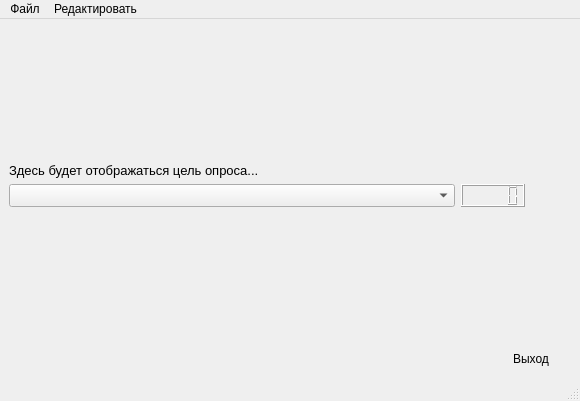
<?xml version="1.0" encoding="UTF-8"?>
<ui version="4.0">
 <class>MainWindow</class>
 <widget class="QMainWindow" name="MainWindow">
  <property name="geometry">
   <rect>
    <x>0</x>
    <y>0</y>
    <width>580</width>
    <height>401</height>
   </rect>
  </property>
  <property name="windowTitle">
   <string>Опросник</string>
  </property>
  <property name="windowOpacity">
   <double>1.000000000000000</double>
  </property>
  <widget class="QWidget" name="centralwidget">
   <property name="layoutDirection">
    <enum>Qt::LeftToRight</enum>
   </property>
   <layout class="QVBoxLayout" name="verticalLayout_2">
    <item>
     <spacer name="verticalSpacer_2">
      <property name="orientation">
       <enum>Qt::Vertical</enum>
      </property>
      <property name="sizeHint" stdset="0">
       <size>
        <width>20</width>
        <height>40</height>
       </size>
      </property>
     </spacer>
    </item>
    <item>
     <widget class="QLabel" name="question_lbl">
      <property name="sizePolicy">
       <sizepolicy hsizetype="Preferred" vsizetype="Maximum">
        <horstretch>0</horstretch>
        <verstretch>0</verstretch>
       </sizepolicy>
      </property>
      <property name="font">
       <font>
        <pointsize>10</pointsize>
        <italic>false</italic>
        <bold>false</bold>
        <underline>false</underline>
       </font>
      </property>
      <property name="text">
       <string>Здесь будет отображаться цель опроса...</string>
      </property>
     </widget>
    </item>
    <item>
     <layout class="QHBoxLayout" name="horizontalLayout">
      <item>
       <widget class="QComboBox" name="argument_box">
        <property name="sizePolicy">
         <sizepolicy hsizetype="Minimum" vsizetype="Minimum">
          <horstretch>0</horstretch>
          <verstretch>0</verstretch>
         </sizepolicy>
        </property>
       </widget>
      </item>
      <item>
       <widget class="QLCDNumber" name="votes_number">
        <property name="sizePolicy">
         <sizepolicy hsizetype="Maximum" vsizetype="Minimum">
          <horstretch>0</horstretch>
          <verstretch>0</verstretch>
         </sizepolicy>
        </property>
       </widget>
      </item>
      <item>
       <widget class="QPushButton" name="vote_btn">
        <property name="sizePolicy">
         <sizepolicy hsizetype="Maximum" vsizetype="Minimum">
          <horstretch>0</horstretch>
          <verstretch>0</verstretch>
         </sizepolicy>
        </property>
        <property name="text">
         <string/>
        </property>
        <property name="flat">
         <bool>true</bool>
        </property>
       </widget>
      </item>
     </layout>
    </item>
    <item>
     <spacer name="verticalSpacer">
      <property name="orientation">
       <enum>Qt::Vertical</enum>
      </property>
      <property name="sizeHint" stdset="0">
       <size>
        <width>20</width>
        <height>40</height>
       </size>
      </property>
     </spacer>
    </item>
    <item>
     <layout class="QHBoxLayout" name="horizontalLayout_2">
      <item>
       <spacer name="horizontalSpacer">
        <property name="orientation">
         <enum>Qt::Horizontal</enum>
        </property>
        <property name="sizeHint" stdset="0">
         <size>
          <width>40</width>
          <height>20</height>
         </size>
        </property>
       </spacer>
      </item>
      <item>
       <widget class="QPushButton" name="exit_btn">
        <property name="sizePolicy">
         <sizepolicy hsizetype="Maximum" vsizetype="Fixed">
          <horstretch>0</horstretch>
          <verstretch>0</verstretch>
         </sizepolicy>
        </property>
        <property name="text">
         <string>Выход</string>
        </property>
        <property name="flat">
         <bool>true</bool>
        </property>
       </widget>
      </item>
     </layout>
    </item>
   </layout>
  </widget>
  <widget class="QMenuBar" name="menubar">
   <property name="geometry">
    <rect>
     <x>0</x>
     <y>0</y>
     <width>580</width>
     <height>22</height>
    </rect>
   </property>
   <widget class="QMenu" name="menu">
    <property name="title">
     <string>Файл</string>
    </property>
    <addaction name="new_vote"/>
    <addaction name="open_vote"/>
    <addaction name="close_vote"/>
    <addaction name="separator"/>
    <addaction name="exit_act"/>
   </widget>
   <widget class="QMenu" name="menu_2">
    <property name="title">
     <string>Редактировать</string>
    </property>
    <addaction name="change_vote"/>
    <addaction name="reset_votes"/>
   </widget>
   <addaction name="menu"/>
   <addaction name="menu_2"/>
  </widget>
  <widget class="QStatusBar" name="statusbar"/>
  <action name="open_vote">
   <property name="text">
    <string>Открыть...</string>
   </property>
   <property name="shortcut">
    <string>Ctrl+O</string>
   </property>
  </action>
  <action name="close_vote">
   <property name="text">
    <string>Закрыть опрос</string>
   </property>
   <property name="shortcut">
    <string>Ctrl+F4</string>
   </property>
  </action>
  <action name="exit_act">
   <property name="text">
    <string>Выход</string>
   </property>
  </action>
  <action name="new_vote">
   <property name="text">
    <string>Новый опрос</string>
   </property>
   <property name="shortcut">
    <string>Ctrl+N</string>
   </property>
  </action>
  <action name="action_6">
   <property name="text">
    <string>Добавить аргумент...</string>
   </property>
  </action>
  <action name="action_7">
   <property name="text">
    <string>Изменить вопрос...</string>
   </property>
  </action>
  <action name="action_8">
   <property name="text">
    <string>Удалить аргумент</string>
   </property>
  </action>
  <action name="action_10">
   <property name="text">
    <string>Редактировать опрос</string>
   </property>
  </action>
  <action name="action_12">
   <property name="text">
    <string>Сбросить все голоса</string>
   </property>
  </action>
  <action name="change_vote">
   <property name="text">
    <string>Редактировать опрос</string>
   </property>
   <property name="shortcut">
    <string>Ctrl+F</string>
   </property>
  </action>
  <action name="reset_votes">
   <property name="text">
    <string>Сбросить все голоса</string>
   </property>
   <property name="shortcut">
    <string>Ctrl+R</string>
   </property>
  </action>
 </widget>
 <resources/>
 <connections/>
</ui>
